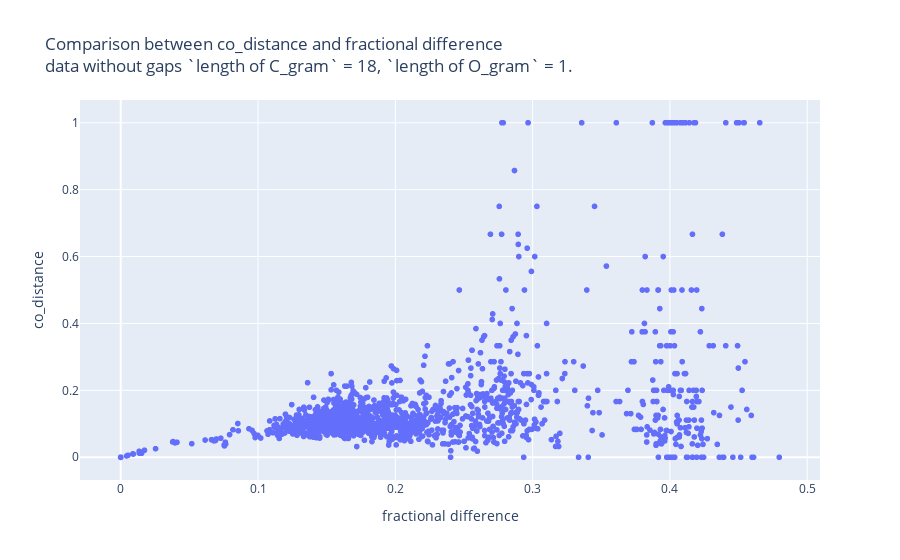

The notebook cell saved with this chart:
### Code cell
fig = px.scatter(x=frac_diff, y=dcos,
    labels={"x": "fractional difference", "y": "co_distance"}, 
    title = "Comparison between co_distance and fractional difference <br>data without gaps `length of C_gram` = 18, `length of O_gram` = 1.")
fig.show()

### Figure 1 — Plotly figure (JSON) as saved in the notebook; plotly's stock layout.template omitted (floating-point values rounded to 4 significant figures; data arrays with more than 128 entries replaced by an {"elided": "..."} marker saying what was removed)
{"data": [{"hovertemplate": "fractional difference=%{x}<br>co_distance=%{y}<extra></extra>", "legendgroup": "", "marker": {"color": "#636efa", "symbol": "circle"}, "mode": "markers", "name": "", "showlegend": false, "type": "scattergl", "x": {"elided": "1540 float values"}, "xaxis": "x", "y": {"elided": "1540 float values"}, "yaxis": "y"}], "layout": {"legend": {"tracegroupgap": 0}, "title": {"text": "Comparison between co_distance and fractional difference <br>data without gaps `length of C_gram` = 18, `length of O_gram` = 1."}, "xaxis": {"anchor": "y", "domain": [0, 1], "title": {"text": "fractional difference"}}, "yaxis": {"anchor": "x", "domain": [0, 1], "title": {"text": "co_distance"}}}}
